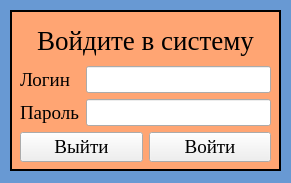
<?xml version="1.0" encoding="UTF-8"?>
<ui version="4.0">
 <class>LogUpWindow</class>
 <widget class="QMainWindow" name="LogUpWindow">
  <property name="geometry">
   <rect>
    <x>0</x>
    <y>0</y>
    <width>291</width>
    <height>183</height>
   </rect>
  </property>
  <property name="font">
   <font>
    <kerning>false</kerning>
   </font>
  </property>
  <property name="windowTitle">
   <string>Аутентификация</string>
  </property>
  <property name="windowIcon">
   <iconset>
    <normaloff>../icons/user_users_arrow_right_profile_avatar_account_person_icon_218737.ico</normaloff>../icons/user_users_arrow_right_profile_avatar_account_person_icon_218737.ico</iconset>
  </property>
  <property name="styleSheet">
   <string notr="true">#LogUpWindow{
background-color:#6899D3
}</string>
  </property>
  <widget class="QWidget" name="centralwidget">
   <widget class="QFrame" name="FrameLogUp">
    <property name="geometry">
     <rect>
      <x>10</x>
      <y>10</y>
      <width>271</width>
      <height>161</height>
     </rect>
    </property>
    <property name="styleSheet">
     <string notr="true">#FrameLogUp{
background: #FFA573;
border: 2px solid black;
}</string>
    </property>
    <property name="frameShape">
     <enum>QFrame::StyledPanel</enum>
    </property>
    <property name="frameShadow">
     <enum>QFrame::Raised</enum>
    </property>
    <widget class="QWidget" name="verticalLayoutWidget">
     <property name="geometry">
      <rect>
       <x>10</x>
       <y>10</y>
       <width>251</width>
       <height>142</height>
      </rect>
     </property>
     <property name="font">
      <font>
       <family>Times New Roman</family>
       <pointsize>14</pointsize>
       <italic>false</italic>
      </font>
     </property>
     <layout class="QVBoxLayout" name="verticalLayout">
      <item>
       <widget class="QLabel" name="label_3">
        <property name="font">
         <font>
          <family>Times New Roman</family>
          <pointsize>20</pointsize>
          <italic>false</italic>
         </font>
        </property>
        <property name="layoutDirection">
         <enum>Qt::LeftToRight</enum>
        </property>
        <property name="text">
         <string>Войдите в систему</string>
        </property>
        <property name="alignment">
         <set>Qt::AlignCenter</set>
        </property>
       </widget>
      </item>
      <item>
       <layout class="QGridLayout" name="gridLayout">
        <item row="0" column="1">
         <widget class="QLineEdit" name="LineEditLogin">
          <property name="maximumSize">
           <size>
            <width>100100</width>
            <height>27</height>
           </size>
          </property>
          <property name="font">
           <font>
            <family>Times New Roman</family>
            <pointsize>14</pointsize>
            <italic>false</italic>
           </font>
          </property>
         </widget>
        </item>
        <item row="2" column="0">
         <widget class="QLabel" name="label_2">
          <property name="font">
           <font>
            <family>Times New Roman</family>
            <pointsize>14</pointsize>
            <italic>false</italic>
           </font>
          </property>
          <property name="text">
           <string>Пароль</string>
          </property>
         </widget>
        </item>
        <item row="0" column="0">
         <widget class="QLabel" name="label">
          <property name="maximumSize">
           <size>
            <width>111</width>
            <height>16777215</height>
           </size>
          </property>
          <property name="font">
           <font>
            <family>Times New Roman</family>
            <pointsize>14</pointsize>
            <italic>false</italic>
           </font>
          </property>
          <property name="text">
           <string>Логин</string>
          </property>
         </widget>
        </item>
        <item row="2" column="1">
         <widget class="QLineEdit" name="LineEditPassword">
          <property name="maximumSize">
           <size>
            <width>16777215</width>
            <height>27</height>
           </size>
          </property>
          <property name="font">
           <font>
            <family>Times New Roman</family>
            <pointsize>14</pointsize>
            <italic>false</italic>
           </font>
          </property>
          <property name="echoMode">
           <enum>QLineEdit::Password</enum>
          </property>
         </widget>
        </item>
       </layout>
      </item>
      <item>
       <layout class="QHBoxLayout" name="horizontalLayout">
        <item>
         <widget class="QPushButton" name="bttnExit">
          <property name="font">
           <font>
            <family>Times New Roman</family>
            <pointsize>14</pointsize>
            <italic>false</italic>
           </font>
          </property>
          <property name="text">
           <string>Выйти</string>
          </property>
          <property name="icon">
           <iconset>
            <normaloff>../icons/4115235-exit-logout-sign-out_114030.ico</normaloff>../icons/4115235-exit-logout-sign-out_114030.ico</iconset>
          </property>
         </widget>
        </item>
        <item>
         <widget class="QPushButton" name="bttnLog">
          <property name="font">
           <font>
            <family>Times New Roman</family>
            <pointsize>14</pointsize>
            <italic>false</italic>
           </font>
          </property>
          <property name="text">
           <string>Войти</string>
          </property>
          <property name="icon">
           <iconset>
            <normaloff>../icons/enter_icon-icons.com_48306.ico</normaloff>../icons/enter_icon-icons.com_48306.ico</iconset>
          </property>
         </widget>
        </item>
       </layout>
      </item>
     </layout>
    </widget>
   </widget>
  </widget>
 </widget>
 <resources/>
 <connections/>
</ui>
